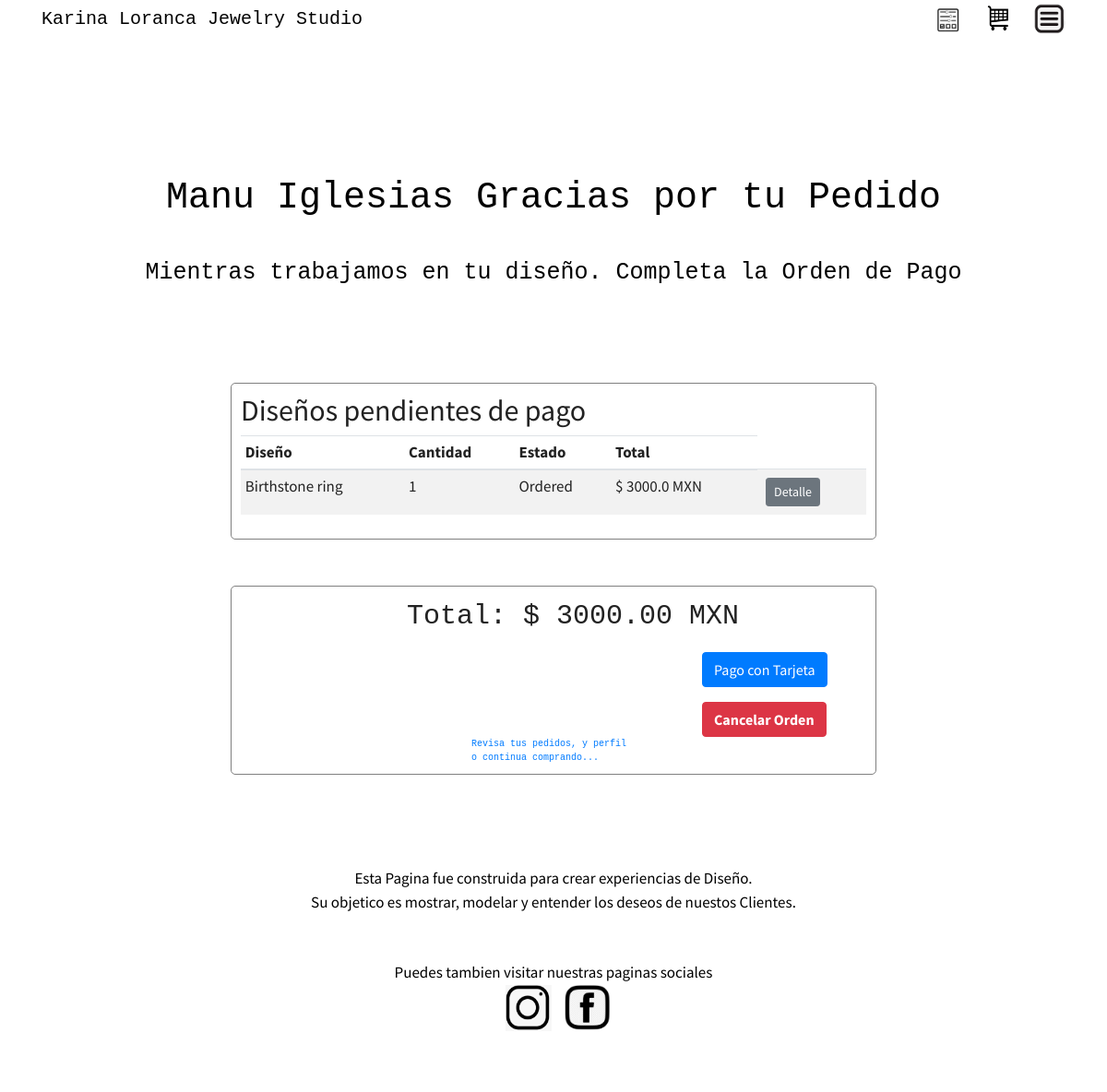
/user_order (signed in), run on the app's committed database.
### kl_designs/models.py (models this page shows, shortened)
class User(db.Model, UserMixin):
    __table_args__ = {'extend_existing': True}
    id = db.Column(db.Integer, primary_key=True)
    fname = db.Column(db.String(20), unique=True, nullable=False)
    role = db.Column(db.String, default='user')
    email = db.Column(db.String(120), unique=True, nullable=False)
    image_file = db.Column(db.String(20), nullable=False, default='default.jpg')
    password = db.Column(db.String(60), nullable=False)
    complete_address1 = db.Column(db.String(200), unique=False, nullable=False)
    zipcode = db.Column(db.String(20), unique=False, nullable=False)
    phone = db.Column(db.String(20), nullable=False)
    cart_items = db.relationship('Item', backref='author', lazy=True)
    comments = db.relationship('Comments', backref='contributor', lazy=True)

class Item(db.Model):
    __table_args__ = {'extend_existing': True}
    itemid = db.Column(db.Integer, primary_key=True)
    quantity = db.Column(db.Integer, nullable=True)
    size = db.Column(db.Integer, nullable=True)
    status = db.Column(db.String, default='pending')
    product_name = db.Column(db.String(100), nullable=True)
    category_name = db.Column(db.String(100), nullable=True)
    description = db.Column(db.String(100), nullable=True)
    price = db.Column(db.DECIMAL)
    image_file = db.Column(db.String(20), nullable=True, default='default.jpg')
    image_file_2 = db.Column(db.String(20), nullable=True, default='default.jpg')
    image_file_3 = db.Column(db.String(20), nullable=True, default='default.jpg')
    order_date = db.Column(db.DateTime, nullable=True)
    delivery_date = db.Column(db.DateTime, nullable=True)
    received_date = db.Column(db.DateTime, nullable=True)
    deliveryid = db.Column(db.Integer, nullable=True)
    carrier = db.Column(db.String(100), nullable=True)
    userid = db.Column(db.Integer, db.ForeignKey('user.id'), nullable=False)
    users = db.relationship(User)
    product_items = db.relationship('Product', backref='product_item', lazy=True)

### kl_designs/views/orders/routes_orders.py (the view)
@orders.route("/user_order")
@login_required
def user_order():
    items = Item.query.filter_by(author=current_user).filter_by(status='Ordered')
    total = db.session.query(func.sum(Item.price)).filter_by(author=current_user).filter_by(status='Ordered').scalar()
    Order_total = db.session.query(func.sum(Item.price * (Item.quantity))).filter_by(author=current_user).filter_by(status='Ordered').scalar()
    Order_total = str(Order_total)
    Order_total = ("%.2f"%(float(Order_total)))
    return render_template('order/user_order.html',
                           items=items, total=total,
                           Order_total=Order_total)

### kl_designs/models.py (called while the page is built)
@login_manager.user_loader
def load_user(user_id):
    return User.query.get(int(user_id))

### kl_designs/templates/order/user_order.html (shortened to what this page needs)
{% extends "main/layout.html" %}
{% block additional_css %}
<link rel="stylesheet" type="text/css" href="{{ url_for('static', filename='uxdes4.css') }}"/>
{% endblock %}
{% block main_content %}
{% if current_user.is_authenticated %}
    {% if Order_total %}
    <div class="details">
        <div class="content-details">
            <div class="hero">
                <div class="install sub-hero">
                    <div class="hero-inner"><h1>
                        {{ current_user.fname }} Gracias por tu Pedido</h1>
                        <small>Mientras trabajamos en tu diseño. Completa la Orden de Pago
                           </small>
                    </div>
                </div>
            </div>
        </div>
    </div>
        <div class="content-section">
        <h2> Diseños pendientes de pago</h2>
        <div class="table-responsive">
            <table class="table table-sm table-condensed table-striped" id="Cart">
            <thead>
                <tr>
                    <th scope="col">Diseño</th>
                    <th scope="col">Cantidad</th>
                    <th scope="col">Estado</th>
                    <th scope="col">Total</th>
                </tr>
            </thead>
            <tbody>
            {% if current_user.is_authenticated %}
            {% for i in items %}
                <td scope="col"> {{ i.product_name }}</td>
                <td scope="col"> {{ i.quantity }} </td>
                <td scope="col"> {{ i.status }} </td>
                <td scope="col">  $ {{ "{0:.1f}".format((i.price)*(i.quantity)) }} MXN</td>
                <div class="buttons">
                    <td scope="col"> <a class="btn btn-secondary btn-sm m-1" href="{{ url_for('orders.ordered_item', itemid=i.itemid) }}">Detalle</a> </td>
                </div>
            {% endfor %}
            {% endif %}
            </tbody>
        </table>
        </div>
    </div>
        <div class="content-section">
         {% if Order_total == 'None' %}
             None
         {% else %}
         <div>
              <p class="cart_total">Total: $ {{  (Order_total) }} MXN</p>
         </div>
            <div class="order_shopout">
             <div> <a class="btn btn-primary" href="{{ url_for('orders.get_checkout_page') }}" id="buy_now_btn" > Pago con Tarjeta</a></div>
        <div>
        <space>
                <td scope="col"> <button type="button" class="btn btn-danger" data-toggle="modal" data-target="#CancelorderModal"><strong>Cancelar Orden</strong></button></td>
                    </space>
                    </div>
            </div>
         {% endif %}
            <div class="shop_more"> <a class="" href="{{ url_for('users.account') }}" >  Revisa tus pedidos, y perfil</a> </div>
            <div class="shop_more"> <a class="" href="{{ url_for('main.home') }}" >  o continua comprando...</a> </div>
         </div>
    {% endif %}
{% endif %}
{% endblock %}

### kl_designs/static/uxdes4.css (style rules this page uses)
.hero { background-color: white; color: black; font-size: 18px; font-family: Consolas, "andale mono", "lucida console", monospace; padding: 50px 0px; text-align: center; }
.hero .sub-hero { margin-top: 70px; }
.hero h1 { padding: 30px; }
.hero small { font-size: 25px; }
.content-section { margin-top: 50px; margin-left: auto; margin-right: auto; max-width: 700px; background-color: white; border: 1px solid gray; border-radius: 5px; padding: 10px; }
.cart_total { font-family: Consolas, "andale mono", "lucida console", monospace; font-size: 30px; margin-left: 180px; }
.order_shopout { margin-left: 500px; }
.shop_more { margin-top: 0px; margin-left: 250px; font-family: Consolas, "andale mono", "lucida console", monospace; font-size: 10px; }

### data on the page
User: fname "Manu Iglesias"
Item: product_name "Birthstone ring", quantity "1", status "Ordered", (i.price)*(i.quantity) "3000.0"

### other printed values
{{ (Order_total) }} "3000.00"
